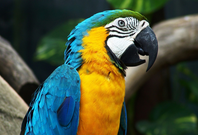
%> input picture Myna-Birds-Animals-HD-Image.jpg (cropped and resized to the size of MATLAB's example picture), 198 x 135 px, given in place of onion.png, which was not available
$ octave GroupAssignment.m   (GNU Octave 9; MATLAB toolbox functions it lacks are replaced by stand-ins)
%> lines starting %> are read from the running program, lines starting %| are printed output that depends on the picture; pictures that were not available may be replaced by others from this repository, and a replacement may not be noted
clc;
clear;
close all;

% Q.1. Write a program to open an RGB image and produce its red, green, blue and grayscale versions.

%  Answer

A = imread('onion.png');
%> A is the input picture: size 135x198x3 uint8; mean R, G, B 73.5, 84.2, 61.5
A1 = A;
A2 = A;
A3 = A;
A4 = A;

% Grayscale Image
A1 = rgb2gray(A1);
subplot(2,2,1);
imshow(A1);
title('Grayscale Version')

% Red Channel
subplot(2,2,2);
A2(:,:,2) = uint8(0);       % uint8 converts rgb values which are 0-255 to 0's and 1's
A2(:,:,3) = uint8(0);       % uint8 converts rgb values which are 0-255 to 0's and 1's
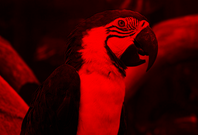
%> A2: size 135x198x3 uint8; mean R, G, B 73.5, 0, 0
imshow(A2);
title('Red Version')

% Blue Channel
subplot(2,2,3);
A3(:,:,1) = uint8(0);       % uint8 converts rgb values which are 0-255 to 0's and 1's
A3(:,:,3) = uint8(0);       % uint8 converts rgb values which are 0-255 to 0's and 1's
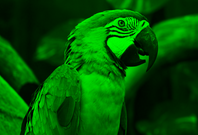
%> A3: size 135x198x3 uint8; mean R, G, B 0, 84.2, 0
imshow(A3);
title('Blue Version')

% Green Channel
subplot(2,2,4);
A4(:,:,1) = uint8(0);       % uint8 converts rgb values which are 0-255 to 0's and 1's
A4(:,:,2) = uint8(0);       % uint8 converts rgb values which are 0-255 to 0's and 1's
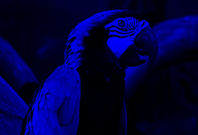
%> A4: size 135x198x3 uint8; mean R, G, B 0, 0, 61.5
imshow(A4);
title('Green Version')


% Q.2. Write a program to carry out gamma correction.

% Answer

RGB = imread('forest.jpg');     % Read a RGB image
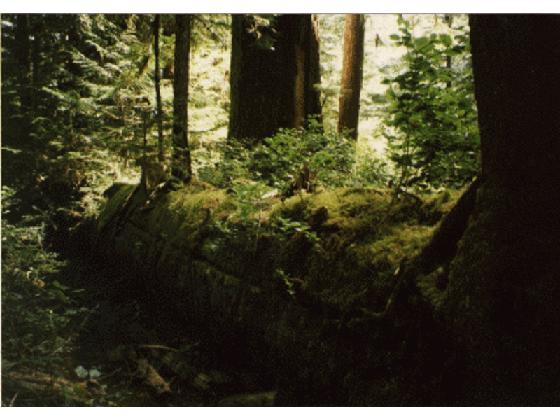
%> input picture forest.jpg, 560 x 420 px
%> RGB is the input picture: size 420x560x3 uint8; mean R, G, B 68.2, 64.7, 44.4
% figure('Name','RGB Image')    % Uncomment this part to display original RGB
% imagesc(RGB)                    image
% axis image
% zoom(4)

[IND,map] = rgb2ind(RGB,32); % RGB image converted to an Indexed image
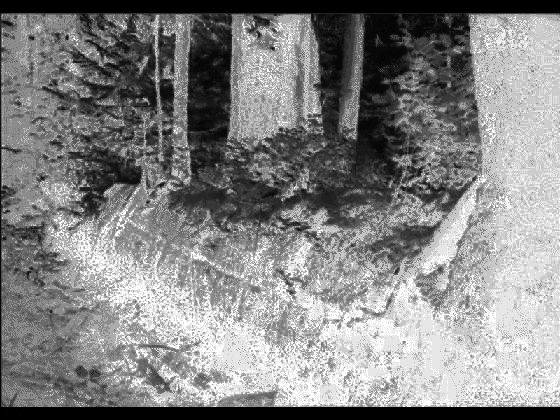
%> IND: size 420x560 uint8; min 0, max 31, mean 16.2; drawn with min black and max white
%> map = 32 rows, first 12: [1 1 0.996; 0.922 0.89 0.773; 0.843 0.816 0.627; 0.745 0.725 0.506; 0.655 0.635 0.408; 0.573 0.557 0.318; 0.494 0.486 0.251; 0.431 0.427 0.173; 0.388 0.388 0.247; 0.357 0.357 0.133; 0.298 0.298 0.176; 0.29 0.29 0.0863]
figure('Name','Indexed image with 32 Colors')
imagesc(IND)
colormap(map)
axis image
zoom(4)

I = ind2gray(IND,map);      % Indexed image converted to grayscale image
J = imadjust(I,[],[],0.5);  % Gamma correction is applied without change to other data
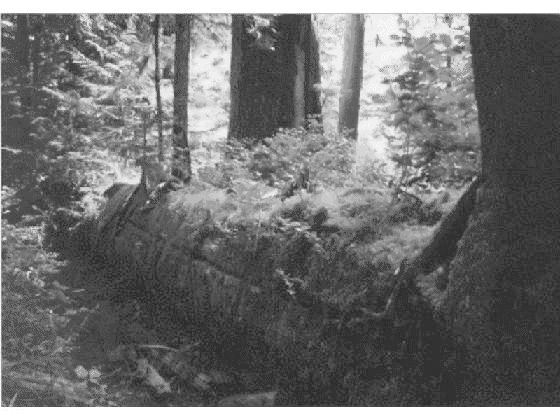
%> J: size 420x560 uint8; min 45, max 255, mean 111.6
imshowpair(I,J,'Montage')   % Display the original image with the contrast-adjusted image
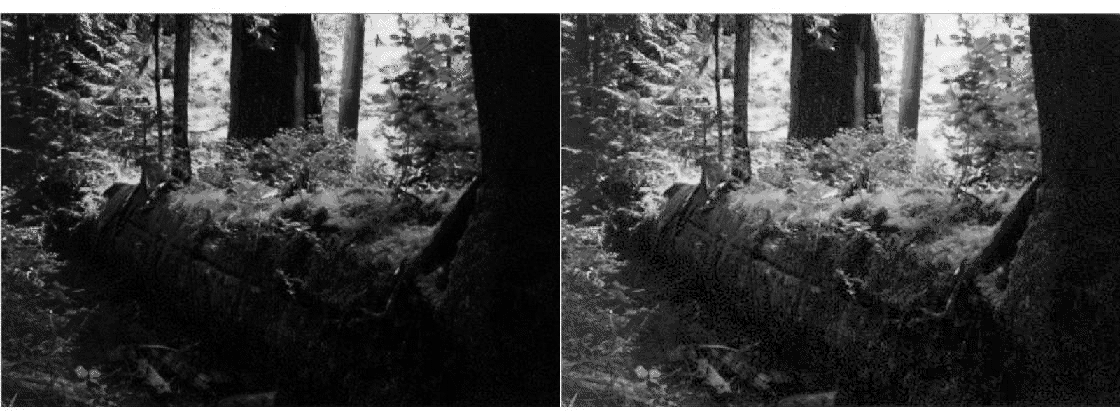
%> displayed picture: size 420x1120, on the screen's scale of 0 to 255; min 0, max 255, mean 69.2


% Q.3. Write a program to apply the following piece?wise linear transformations to a grayscale
%       image. Let r1=90, s1=30 and r2=160, s2=224

% Answer
